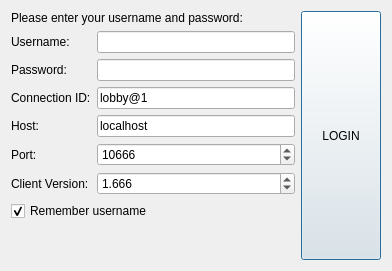
<?xml version="1.0" encoding="UTF-8"?>
<ui version="4.0">
 <class>LoginDialog</class>
 <widget class="QDialog" name="LoginDialog">
  <property name="geometry">
   <rect>
    <x>0</x>
    <y>0</y>
    <width>392</width>
    <height>271</height>
   </rect>
  </property>
  <property name="windowTitle">
   <string>Login</string>
  </property>
  <layout class="QHBoxLayout" name="horizontalLayout">
   <item>
    <layout class="QVBoxLayout" name="verticalLayout">
     <item>
      <widget class="QLabel" name="statusLabel">
       <property name="text">
        <string>Please enter your username and password:</string>
       </property>
      </widget>
     </item>
     <item>
      <layout class="QFormLayout" name="formLayout">
       <item row="0" column="0">
        <widget class="QLabel" name="usernameLabel">
         <property name="text">
          <string>Username:</string>
         </property>
        </widget>
       </item>
       <item row="0" column="1">
        <widget class="QLineEdit" name="username"/>
       </item>
       <item row="1" column="0">
        <widget class="QLabel" name="passwordLabel">
         <property name="text">
          <string>Password:</string>
         </property>
        </widget>
       </item>
       <item row="1" column="1">
        <widget class="QLineEdit" name="password">
         <property name="echoMode">
          <enum>QLineEdit::Password</enum>
         </property>
        </widget>
       </item>
       <item row="2" column="0">
        <widget class="QLabel" name="connectionIdLabel">
         <property name="text">
          <string>Connection ID:</string>
         </property>
        </widget>
       </item>
       <item row="2" column="1">
        <widget class="QLineEdit" name="connectionID">
         <property name="text">
          <string>lobby@1</string>
         </property>
        </widget>
       </item>
       <item row="3" column="0">
        <widget class="QLabel" name="hostLabel">
         <property name="text">
          <string>Host:</string>
         </property>
        </widget>
       </item>
       <item row="3" column="1">
        <widget class="QLineEdit" name="host">
         <property name="text">
          <string>localhost</string>
         </property>
        </widget>
       </item>
       <item row="4" column="0">
        <widget class="QLabel" name="portLabel">
         <property name="text">
          <string>Port:</string>
         </property>
        </widget>
       </item>
       <item row="4" column="1">
        <widget class="QSpinBox" name="port">
         <property name="maximum">
          <number>99999</number>
         </property>
         <property name="value">
          <number>10666</number>
         </property>
        </widget>
       </item>
       <item row="5" column="1">
        <widget class="QDoubleSpinBox" name="clientVersion">
         <property name="decimals">
          <number>3</number>
         </property>
         <property name="minimum">
          <double>1.000000000000000</double>
         </property>
         <property name="maximum">
          <double>999.999000000000024</double>
         </property>
         <property name="singleStep">
          <double>0.001000000000000</double>
         </property>
         <property name="value">
          <double>1.666000000000000</double>
         </property>
        </widget>
       </item>
       <item row="5" column="0">
        <widget class="QLabel" name="clientVersionLabel">
         <property name="text">
          <string>Client Version:</string>
         </property>
        </widget>
       </item>
      </layout>
     </item>
     <item>
      <widget class="QCheckBox" name="rememberUsername">
       <property name="text">
        <string>Remember username</string>
       </property>
       <property name="checked">
        <bool>true</bool>
       </property>
      </widget>
     </item>
     <item>
      <spacer name="verticalSpacer">
       <property name="orientation">
        <enum>Qt::Vertical</enum>
       </property>
       <property name="sizeHint" stdset="0">
        <size>
         <width>20</width>
         <height>40</height>
        </size>
       </property>
      </spacer>
     </item>
    </layout>
   </item>
   <item>
    <widget class="QPushButton" name="loginButton">
     <property name="sizePolicy">
      <sizepolicy hsizetype="Minimum" vsizetype="Expanding">
       <horstretch>0</horstretch>
       <verstretch>0</verstretch>
      </sizepolicy>
     </property>
     <property name="text">
      <string>LOGIN</string>
     </property>
     <property name="default">
      <bool>true</bool>
     </property>
    </widget>
   </item>
  </layout>
 </widget>
 <tabstops>
  <tabstop>username</tabstop>
  <tabstop>password</tabstop>
  <tabstop>connectionID</tabstop>
  <tabstop>host</tabstop>
  <tabstop>port</tabstop>
  <tabstop>loginButton</tabstop>
 </tabstops>
 <resources/>
 <connections/>
</ui>
